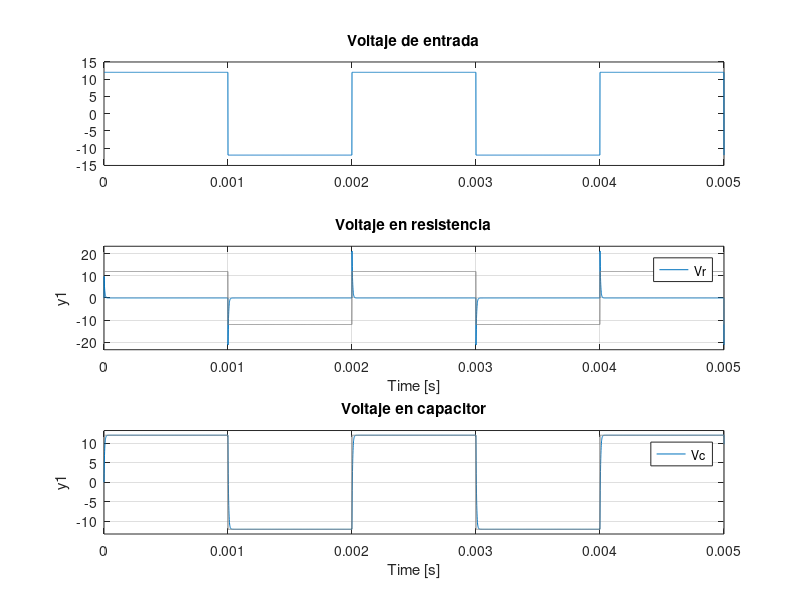

Write the MATLAB code that produced this figure.
clear all; close all; clc;
s=tf('s');

%1)
R=47;
L=1e-6 ;     %Definimos los valores
C=100e-9;

A=[-R/L -1/L; 1/C 0]; %Definimos las matrices
B=[1/L; 0];
C=[R 0];
D1=[0]

[N,D]=ss2tf(A,B,C,D1)


t=0:0.000001:0.005;

Vr=tf(N,D)
iR=Vr/R; %Aproximadamente igual a Vr (no se grafica)
Vi=12*square(2*pi*(1/0.002)*t); %vector del mismo tamano de t



C1=[0 1] %Elijo la tension del capacitor
[N1,D1]=ss2tf(A,B,C1,D1) %Salida/Entrada
Vc=tf(N1,D1)

%Grafica Vr, Vc en funcion de Vi(entrada) y t (tiempo)
figure;
subplot(3,1,1)
plot(t,Vi)
title('Voltaje de entrada')
subplot(3,1,2)
lsim(Vr,Vi,t)
title('Voltaje en resistencia')
subplot(3,1,3)
lsim(Vc,Vi,t)
title('Voltaje en capacitor')




